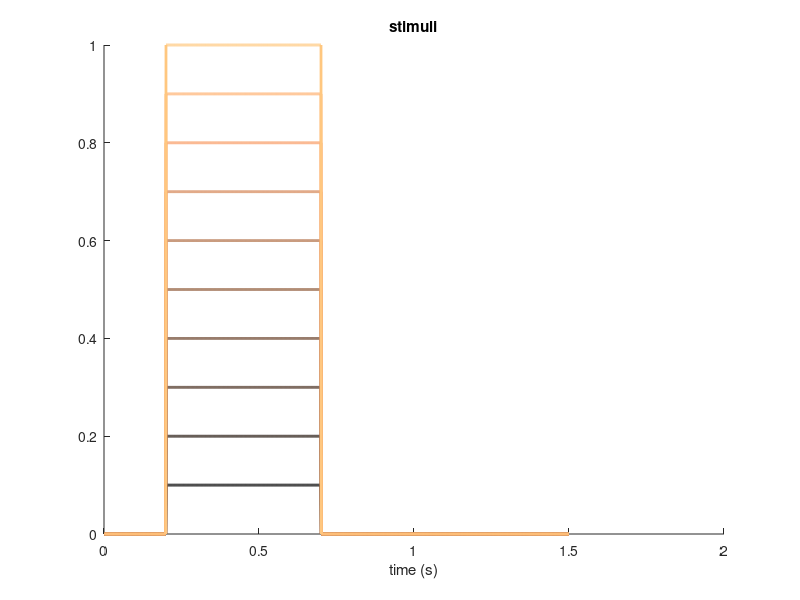

Recreate this plot in MATLAB. (Note: this script raises an error after producing the figure.)
% simualate_ static versus dynamics normalization predictions to time to
% peak

%% MAKE CONTRAST STIMULI

t = 0.001 : 0.001 : 1.5;

nContrast = 10;
contrastLevels = linspace(0.1, 1, nContrast);

nStim = 10;
stim  = zeros(nStim, length(t));

for k = 1 : nContrast
   stim(k, 200 : 700) = contrastLevels(k); 
end

% VISUALIZE STIMULI
figure (1), clf, set(gca, 'colororder', copper(nContrast)), hold on
plot(t, stim, 'linewidth', 2), 
xlabel('time (s)'), title('stimuli')

%% MAKE LINEAR MODEL PREDICTION

tau1 = 0.1;
irf = gammaPDF(t, tau1, 2);

% MAKE LINEAR REPSONSE TO ALL STIMULI

for k = 1 : nContrast
    prd.lin(k, :) = convCut(irf, stim(k, :), length(t));
    prd.linMaxIdx(k) = find(prd.lin(k, :) == max(prd.lin(k, :)));
end

figure (2), 
subplot(2, 3, 1),cla, set(gca, 'colororder', copper(nContrast)), hold on
plot(t, prd.lin), axis tight
for k = 1 : nContrast
    plot(t(prd.linMaxIdx(k)), prd.lin(k, prd.linMaxIdx(k)), 'ro', 'markerfacecolor', 'r')
end
title('Linear model'), set(gca, 'fontsize', 14)

subplot(2, 3, 4), cla
plot(contrastLevels, t(prd.linMaxIdx), 'ro:', 'markerfacecolor', 'r'), hold on
plot(contrastLevels, prd.lin(:, prd.linMaxIdx(k)), 'bo:', 'markerfacecolor', 'b'), box off

%% MAKE CTS MODEL PREDICTION

n     = 2;
sigma = 0.1;

cts = @(x, n, sigma) x.^n./(sigma^n + x.^n); % x is the linear response

for k = 1 : nContrast
   prd.cts(k, :)    = cts(prd.lin(k, :), n, sigma);
   prd.ctsMaxIdx(k) = find(prd.cts(k, :) == max(prd.cts(k, :)));
end

figure (2), subplot(2, 3, 2), cla, set(gca, 'colororder', copper(nContrast)), hold on
plot(t, prd.cts), hold on
for k = 1 : nContrast
   plot(t(prd.ctsMaxIdx(k)), prd.cts(k, prd.ctsMaxIdx(k)), 'ro', 'markerfacecolor', 'r') 
end
title('CTS model'), set(gca, 'fontsize', 14)

subplot(2, 3, 5), cla, 
plot(contrastLevels, t(prd.ctsMaxIdx), 'ro:', 'markerfacecolor', 'r'), hold on
plot(contrastLevels, prd.cts(:, prd.ctsMaxIdx(k)), 'bo:', 'markerfacecolor', 'b'), box off

%% MAKE DN MODEL PREDICTIONS
tau2   = 0.1;
dnPrms = [tau1, 0, tau2, n, sigma, 0, 1];

for k = 1 : nContrast
   prd.dn(k, :) = dn_DNmodel(dnPrms, stim(k, :), t); 
   prd.dnMaxIdx(k) = find(prd.dn(k, :) == max(prd.dn(k, :)));
end

prd.dn = prd.dn ./max(prd.dn(:));

figure (2), subplot(2, 3, 3), cla, set(gca, 'colororder', copper(nContrast)), hold on
plot(t, prd.dn), hold on
for k = 1 : nContrast
   plot(t(prd.dnMaxIdx(k)), prd.dn(k, prd.dnMaxIdx(k)), 'ro', 'markerfacecolor', 'r')
end
title('DN model'), set(gca, 'fontsize', 14)

subplot(2, 3, 6), cla, 
plot(contrastLevels, t(prd.dnMaxIdx), 'ro:', 'markerfacecolor', 'r'), hold on
plot(contrastLevels, prd.cts(:, prd.dnMaxIdx(k)), 'bo:', 'markerfacecolor', 'b'), box off, 
legend('time to peak', 'peak amplitude', 'Location', 'best'), xlabel('contrast levels')

%% FEEDBACK NORMALIZATION

